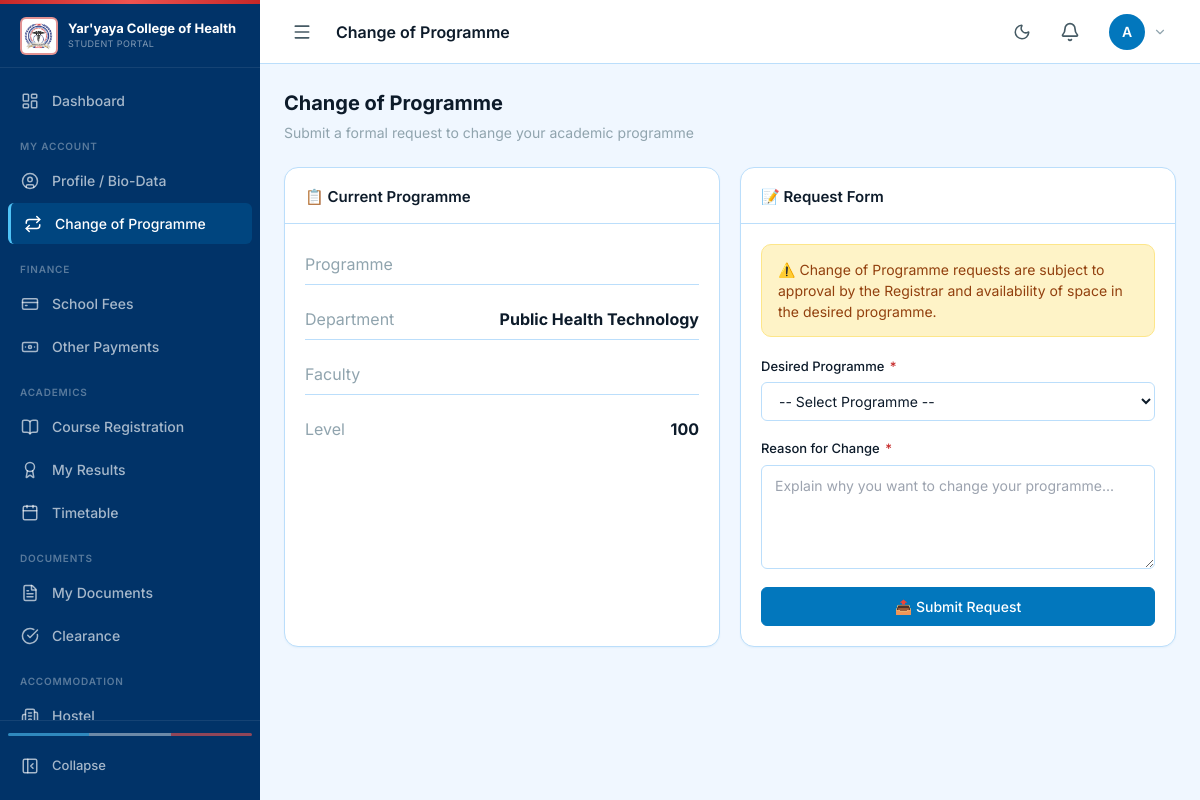
The app's page /change-programme/ (signed in) with its own data.
### accounts/models.py (models this page shows, shortened)
class User(AbstractUser):
    ROLE_CHOICES = [
        ('student', 'Student'),
        ('applicant', 'Applicant'),
        ('lecturer', 'Lecturer'),
        ('practical_master', 'Practical Master'),
        ('hod', 'Head of Department'),
        ('hod_coordinator', 'HOD Coordinator'),
        ('dean_students_affairs', 'Dean of Students Affairs'),
        ('deputy_dean_students_affairs', 'Deputy Dean of Students Affairs'),
        ('academic_secretary', 'Academic Secretary'),
        ('provost', 'Provost'),
        ('registrar', 'Registrar'),
        ('deputy_registrar', 'Deputy Registrar'),
        ('exams_officer', 'Exams & Records Officer'),
        ('admin_officer', 'Admin Officer'),
        ('bursary', 'Bursar'),
        ('liaison_officer', 'Liaison Officer'),
        ('hostel_admin', 'Hostel Administrator'),
        ('ict_director', 'ICT Director'),
        ('director', 'Director'),
    ]
    ROLE_BADGE_COLORS = {
        'student': 'blue',
        'applicant': 'cyan',
        'lecturer': 'teal',
        'practical_master': 'emerald',
        'hod': 'indigo',
        'hod_coordinator': 'violet',
        'dean_students_affairs': 'red',
        'deputy_dean_students_affairs': 'pink',
        'academic_secretary': 'amber',
        'provost': 'orange',
        'registrar': 'green',
        'deputy_registrar': 'lime',
        'exams_officer': 'purple',
        'admin_officer': 'sky',
        'bursary': 'yellow',
        'liaison_officer': 'cyan',
        'hostel_admin': 'orange',
        'ict_director': 'slate',
        'director': 'black',
    }
    username = models.CharField(
        _('username'),
        max_length=50,
        unique=True,
        help_text=_('Required. 50 characters or fewer. Matric number for students.'),
        validators=[],  # Remove default validator to allow matric number format
        error_messages={
            'unique': _("A user with that username already exists."),
        },
    )
    role = models.CharField(
        max_length=30,
        choices=ROLE_CHOICES,
        default='student',
        help_text="User role in the system"
    )
    must_change_password = models.BooleanField(
        default=False,
        help_text="Force user to change password on next login"
    )
    failed_login_attempts = models.PositiveIntegerField(default=0)
    account_locked_until = models.DateTimeField(null=True, blank=True)
    last_login_ip = models.GenericIPAddressField(null=True, blank=True)
    phone_regex = RegexValidator(
        regex=r'^\+?1?\d{9,15}$',
        message="Phone number must be entered in the format: '+999999999'. Up to 15 digits allowed."
    )
    phone_number = models.CharField(
        validators=[phone_regex],
        max_length=17,
        blank=True,
        help_text="Phone number in international format"
    )
    GENDER_CHOICES = [
        ('male', 'Male'),
        ('female', 'Female'),
        ('other', 'Other'),
    ]
    gender = models.CharField(
        max_length=10,
        choices=GENDER_CHOICES,
        blank=True,
        null=True
    )
    date_of_birth = models.DateField(null=True, blank=True)
    address = models.TextField(blank=True)
    profile_picture = models.ImageField(
        upload_to='profile_pictures/',
        null=True,
        blank=True
    )
    is_otp_verified = models.BooleanField(default=False)
    otp_secret = models.CharField(max_length=32, blank=True, null=True)
    two_fa_enabled = models.BooleanField(default=False)
    THEME_CHOICES = [('light', 'Light'), ('dark', 'Dark')]
    theme_preference = models.CharField(
        max_length=10, choices=THEME_CHOICES, default='light'
    )
    created_at = models.DateTimeField(auto_now_add=True)
    updated_at = models.DateTimeField(auto_now=True)
    class Meta:
        verbose_name = 'User'
        verbose_name_plural = 'Users'
    def get_role_display(self):
        return dict(self.ROLE_CHOICES).get(self.role, self.role)
    def get_role_badge_color(self):
        return self.ROLE_BADGE_COLORS.get(self.role, 'gray')
    @property
    def is_locked(self):
        if self.account_locked_until and self.account_locked_until > timezone.now():
            return True
        return False

class StudentProfile(models.Model):
    user = models.OneToOneField(User, on_delete=models.CASCADE, related_name='student_profile')
    matriculation_number = models.CharField(
        max_length=30,
        unique=True,
        help_text="Official matric number e.g. YCHST/2025/2026/PHT/001"
    )
    DEPT_CHOICES = [
        ('PHT',  'Public Health Technology'),
        ('HIMT', 'Health Information Management Technology'),
        ('CHEW', 'Community Health Extension Workers'),
        ('PT',   'Pharmacy Technician'),
        ('MLT',  'Medical Laboratory Technician'),
    ]
    department_code = models.CharField(
        max_length=10,
        choices=DEPT_CHOICES,
        default='PHT',
        help_text="Department code (PHT, HIMT, CHEW, PT, MLT)"
    )
    department = models.CharField(max_length=150, help_text="Full department name")
    level = models.CharField(max_length=10, default='100', help_text="e.g., 100, 200")
    academic_year = models.CharField(max_length=9, default='2025/2026')
    admission_year = models.PositiveIntegerField(default=2025)
    state_of_origin = models.CharField(max_length=60, blank=True)
    local_government = models.CharField(max_length=60, blank=True)
    nationality = models.CharField(max_length=50, default='Nigerian')
    religion = models.CharField(max_length=30, blank=True)
    next_of_kin_name = models.CharField(max_length=100, blank=True)
    next_of_kin_phone = models.CharField(max_length=17, blank=True)
    next_of_kin_relationship = models.CharField(max_length=50, blank=True)
    next_of_kin_address = models.TextField(blank=True)
    sponsor_name = models.CharField(max_length=100, blank=True)
    sponsor_phone = models.CharField(max_length=17, blank=True)
    sponsor_occupation = models.CharField(max_length=100, blank=True)
    is_active = models.BooleanField(default=True)
    profile_completed = models.BooleanField(
        default=False,
        help_text="True once student submits complete biodata"
    )
    total_fees_paid = models.DecimalField(max_digits=12, decimal_places=2, default=0)
    class Meta:
        verbose_name = 'Student Profile'
        verbose_name_plural = 'Student Profiles'
        ordering = ['department_code', 'matriculation_number']

### portal/views.py (the view, shortened to what this page needs)
# urls.py: path('change-programme/', views.change_programme_view, name='change_programme'),
@login_required_portal
@role_required('student')
def change_programme_view(request):
    user = request.user
    try:
        profile = user.student_profile
    except Exception:
        profile = None
    submitted = False
    return render(request, 'students/change_programme.html', {
        'profile': profile,
        'submitted': submitted,
        'page_title': 'Change of Programme',
    })

### templates/students/change_programme.html (shortened to what this page needs)
{% extends "base.html" %}
{% block content %}
<div class="mb-6">
  <h2 style="font-size:20px;font-weight:700;">Change of Programme</h2>
  <p style="color:var(--text-muted);font-size:14px;margin-top:4px;">Submit a formal request to change your academic programme</p>
</div>
<div class="grid-cols-2">
  <div class="card">
    <div class="card-header"><span class="card-title">📋 Current Programme</span></div>
    <div class="card-body">
      {% if profile %}
      <div style="display:flex;flex-direction:column;gap:14px;">
        <div style="display:flex;justify-content:space-between;padding:8px 0;border-bottom:1px solid var(--border-color);">
          <span style="color:var(--text-muted);">Programme</span><strong>{{ profile.program }}</strong>
        </div>
        <div style="display:flex;justify-content:space-between;padding:8px 0;border-bottom:1px solid var(--border-color);">
          <span style="color:var(--text-muted);">Department</span><strong>{{ profile.department }}</strong>
        </div>
        <div style="display:flex;justify-content:space-between;padding:8px 0;border-bottom:1px solid var(--border-color);">
          <span style="color:var(--text-muted);">Faculty</span><strong>{{ profile.faculty }}</strong>
        </div>
        <div style="display:flex;justify-content:space-between;padding:8px 0;">
          <span style="color:var(--text-muted);">Level</span><strong>{{ profile.level }}</strong>
        </div>
      </div>
      {% else %}
      <div class="empty-state"><div class="empty-state-title">No profile found</div></div>
      {% endif %}
    </div>
  </div>
  <div class="card">
    <div class="card-header"><span class="card-title">📝 Request Form</span></div>
    <div class="card-body">
      {% if submitted %}
      <div class="alert alert-success">
        ✅ Your request has been submitted to the Registrar's office. You will be contacted.
      </div>
      {% else %}
      <div class="alert alert-warning" style="margin-bottom:20px;">
        ⚠️ Change of Programme requests are subject to approval by the Registrar and availability of space in the desired programme.
      </div>
      <form method="post">
        <div class="form-group">
          <label class="form-label">Desired Programme <span class="required">*</span></label>
          <select name="new_programme" class="form-control" required>
            <option value="">-- Select Programme --</option>
          </select>
        </div>
        <div class="form-group">
          <label class="form-label">Reason for Change <span class="required">*</span></label>
          <textarea name="reason" class="form-control" rows="4" placeholder="Explain why you want to change your programme..." required style="resize:vertical;"></textarea>
        </div>
        <button type="submit" class="btn btn-primary" style="width:100%;justify-content:center;">
          📤 Submit Request
        </button>
      </form>
      {% endif %}
    </div>
  </div>
</div>
{% endblock %}

### templates/base.html (shortened to what this page needs)
<!DOCTYPE html>
<html lang="en" data-theme="{{ user_theme|default:'light' }}">
<head>
  <script src="https://cdn.tailwindcss.com"></script>
  <link rel="stylesheet" href="https://cdnjs.cloudflare.com/ajax/libs/font-awesome/6.4.0/css/all.min.css">
  {% load static %}
  <link rel="stylesheet" href="{% static 'css/portal.css' %}">
</head>
<body>
<aside class="sidebar" id="sidebar">
  <div class="sidebar-logo" style="gap:10px; justify-content:space-between;">
    <div style="display:flex;align-items:center;gap:10px;min-width:0;">
      <img src="{% static 'img/logo.png' %}" alt="College Logo"
           style="width:38px;height:38px;border-radius:6px;object-fit:contain;background:white;padding:2px;border:2px solid rgba(198,40,40,0.5);flex-shrink:0;">
      <div style="overflow:hidden;">
        <span class="sidebar-logo-text" style="font-size:13px;line-height:1.2;display:block;">{{ college_name|truncatechars:28 }}</span>
        <span class="sidebar-logo-text" style="font-size:9px;opacity:0.5;font-weight:400;letter-spacing:.05em;display:block;">
          {% if user.role == 'student' %}STUDENT PORTAL{% else %}{{ user_role_display|upper }} PORTAL{% endif %}
        </span>
      </div>
    </div>
  </div>
  <nav class="sidebar-nav" id="sidebar-nav">
    {% block sidebar_nav %}
      {% if current_sidebar %}
        {% include current_sidebar %}
      {% endif %}
    {% endblock %}
  </nav>
  <div class="sidebar-footer">
    <div style="display:flex;height:3px;border-radius:999px;overflow:hidden;margin-bottom:10px;opacity:0.6;">
      <div style="flex:1;background:#4FC3F7;"></div>
      <div style="flex:1;background:rgba(255,255,255,0.7);"></div>
      <div style="flex:1;background:#EF5350;"></div>
    </div>
    <button class="nav-item w-full" id="sidebar-toggle-btn" title="Toggle sidebar">
      <span class="nav-icon"><i data-lucide="panel-left-close" style="width:18px;height:18px;"></i></span>
      <span class="nav-label" style="font-size:13px;">Collapse</span>
    </button>
  </div>
</aside>
<div class="main-wrap" id="main-wrap">
  <nav class="navbar">
    <div class="navbar-left">
      <button class="hamburger-btn" id="mobile-menu-btn" aria-label="Open menu">
        <i data-lucide="menu" style="width:20px;height:20px;"></i>
      </button>
      <h1 class="page-title">{% block page_heading %}{{ page_title|default:"Dashboard" }}{% endblock %}</h1>
    </div>
    <div class="navbar-right">
      <button class="hamburger-btn" id="theme-toggle-btn" title="Toggle dark mode">
        <i data-lucide="moon" style="width:18px;height:18px;" id="theme-icon-moon"></i>
      </button>
      <div class="profile-dropdown" style="position:relative;">
        <button class="notif-btn" id="notif-btn" aria-label="Notifications">
          <i data-lucide="bell" style="width:20px;height:20px;"></i>
        </button>
      </div>
      <div class="profile-dropdown">
        <button class="flex items-center gap-2 btn-ghost btn" id="profile-btn" style="padding:4px 8px;">
          <div class="avatar">{{ user.first_name|first|default:user.username|first|upper }}</div>
          <i data-lucide="chevron-down" style="width:14px;height:14px; color:var(--text-muted);"></i>
        </button>
      </div>
    </div>
  </nav>
  <main class="main-content">
    {% block content %}{% endblock %}
  </main>
</div>
</body>
</html>

### records on screen
User: first_name|first "A"
StudentProfile: department "Public Health Technology", level "100"

### other values on screen
{{ college_name|truncatechars:28 }} "Yar'yaya College of Health…"
{{ page_title|default:"Dashboard" }} "Change of Programme"
